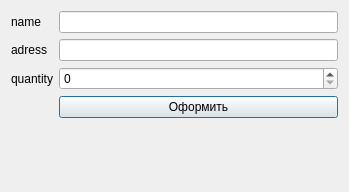
<?xml version="1.0" encoding="UTF-8"?>
<ui version="4.0">
 <class>Dialog</class>
 <widget class="QDialog" name="Dialog">
  <property name="geometry">
   <rect>
    <x>0</x>
    <y>0</y>
    <width>349</width>
    <height>192</height>
   </rect>
  </property>
  <property name="windowTitle">
   <string>Заказ</string>
  </property>
  <layout class="QVBoxLayout" name="verticalLayout">
   <item>
    <layout class="QFormLayout" name="formLayout">
     <item row="0" column="0">
      <widget class="QLabel" name="nameLabel">
       <property name="text">
        <string>name</string>
       </property>
      </widget>
     </item>
     <item row="0" column="1">
      <widget class="QLineEdit" name="nameLineEdit"/>
     </item>
     <item row="1" column="0">
      <widget class="QLabel" name="adressLabel">
       <property name="text">
        <string>adress</string>
       </property>
      </widget>
     </item>
     <item row="1" column="1">
      <widget class="QLineEdit" name="adressLineEdit"/>
     </item>
     <item row="2" column="0">
      <widget class="QLabel" name="quantityLabel">
       <property name="text">
        <string>quantity</string>
       </property>
      </widget>
     </item>
     <item row="2" column="1">
      <widget class="QSpinBox" name="quantitySpinBox"/>
     </item>
     <item row="3" column="1">
      <widget class="QPushButton" name="pushButton">
       <property name="text">
        <string>Оформить</string>
       </property>
      </widget>
     </item>
    </layout>
   </item>
  </layout>
 </widget>
 <resources/>
 <connections/>
</ui>
